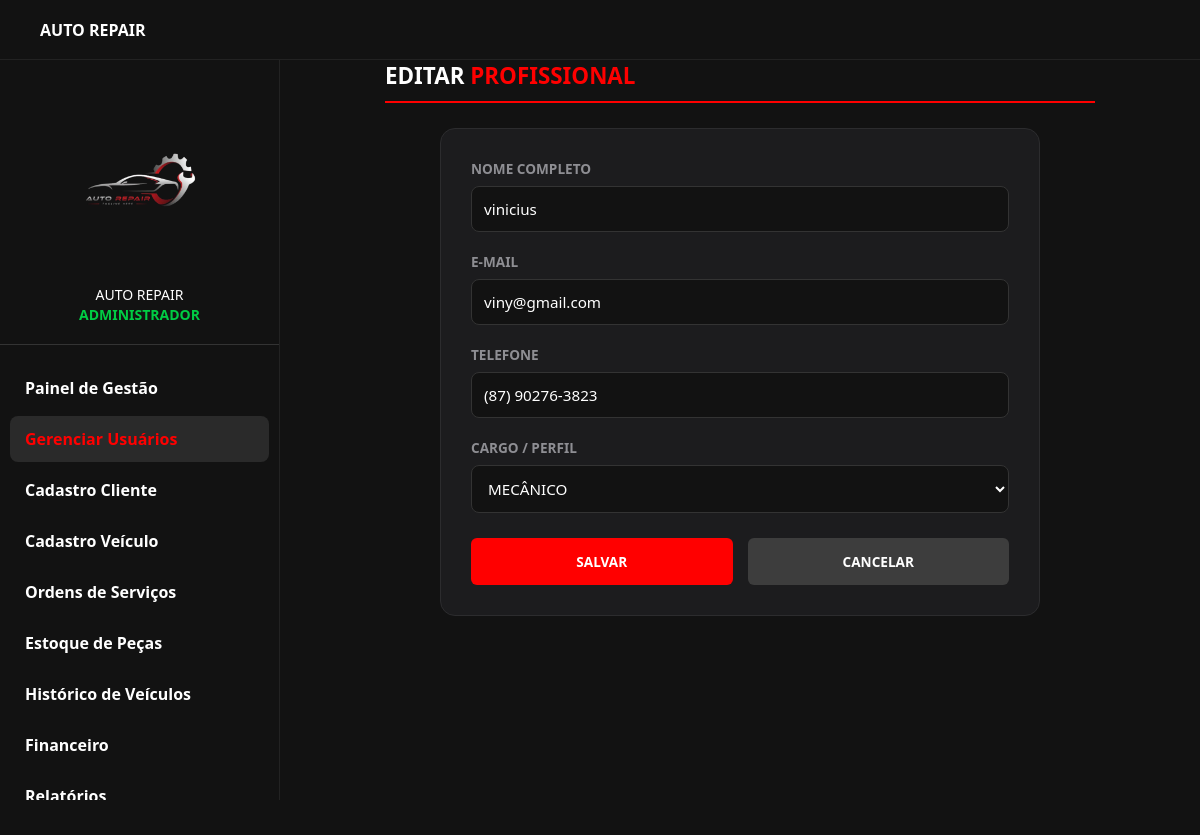
Screenshot of /bd/editar.php?id=4 (signed in) with the database file from the repository.
### tables this page shows
CREATE TABLE `usuarios` (
  `id` int(11) NOT NULL,
  `nome_completo` varchar(100) NOT NULL,
  `email` varchar(100) NOT NULL,
  `cpf` varchar(11) NOT NULL,
  `perfil` enum('Admin','Mecanico','Recepcionista') NOT NULL,
  `nivel_acesso` int(11) DEFAULT 1,
  `telefone` varchar(20) DEFAULT NULL,
  `senha` varchar(255) NOT NULL,
  `foto_perfil` varchar(255) DEFAULT NULL,
  `salario_base` decimal(10,2) DEFAULT NULL,
  `decimal_comissao` decimal(5,2) DEFAULT 0.00,
  `data_cadastro` timestamp NULL DEFAULT current_timestamp()
);

### bd/editar.php (the view, shortened to what this page needs)
<?php
require_once __DIR__ . '/../conexao/conexao.php';
$id = filter_var($_GET['id'], FILTER_VALIDATE_INT);
$stmt = $pdo->prepare("SELECT * FROM usuarios WHERE id = ?");
$stmt->execute([$id]);
$dados = $stmt->fetch();
?>
<!DOCTYPE html>
<html lang="pt-BR">
<head>
    <link rel="stylesheet" href="../css/admin.css">
    <link rel="stylesheet" href="../css/ordens.css">
    <link rel="stylesheet" href="../css/nova-ordem.css">
</head>
<body>
    <header class="top-header">
        <div class="header-logo-text">AUTO REPAIR</div>
    </header>
    <aside class="sidebar" id="sidebar">
        <div class="profile-area">
            <img src="../img/download.png" alt="Avatar" class="avatar">
            <div class="mobile-profile-text">
                AUTO REPAIR<br>
                <span class="role-text">ADMINISTRADOR</span>
            </div>
        </div>
        <ul class="nav-links">
            <li><a href="../admin.php">Painel de Gestão</a></li>
            <li><a href="lista.php" class="active">Gerenciar Usuários</a></li>
            <li><a href="../cadastrocliente.php">Cadastro Cliente</a></li>
            <li><a href="../cadastroveiculo.php">Cadastro Veículo</a></li>
            <li><a href="../ordens.php">Ordens de Serviços</a></li>
            <li><a href="../estoque-critico.php">Estoque de Peças</a></li>
            <li><a href="../historico-veiculos.php">Histórico de Veículos</a></li>
            <li><a href="../financeiro.php">Financeiro</a></li>
            <li><a href="../relatorios.php">Relatórios</a></li>
        </ul>
    </aside>
    <main class="main-content" id="main-content">
        <div class="orders-container">
            <div class="os-header-detalhe">
                <h2>EDITAR <span class="text-red">PROFISSIONAL</span></h2>
            </div>
            <div class="form-edit-container">
                <form method="POST">
                    <div class="form-group-custom">
                        <label for="nome_completo">Nome Completo</label>
                        <input type="text" id="nome_completo" name="nome_completo" value="<?= htmlspecialchars($dados['nome_completo']) ?>" required>
                    </div>
                    <div class="form-group-custom">
                        <label for="email">E-mail</label>
                        <input type="email" id="email" name="email" value="<?= htmlspecialchars($dados['email']) ?>" required>
                    </div>
                    <div class="form-group-custom">
                        <label for="telefone">Telefone</label>
                        <input type="text" id="telefone" name="telefone" value="<?= htmlspecialchars($dados['telefone'] ?: '') ?>">
                    </div>
                    <div class="form-group-custom">
                        <label for="perfil">Cargo / Perfil</label>
                        <select id="perfil" name="perfil">
                            <option value="mecan" <?= $dados['perfil'] == 'Mecanico' ? 'selected' : '' ?>>MECÂNICO</option>
                        </select>
                    </div>
                    <div class="botoes-acao" style="margin-top: 25px;">
                        <button type="submit" class="btn-os btn-salvar-red" style="width: 48%;">SALVAR</button>
                        <a href="lista.php" class="btn-os btn-voltar-dark" style="width: 48%; display: inline-flex; align-items: center; justify-content: center; text-decoration: none;">CANCELAR</a>
                    </div>
                </form>
            </div>
        </div>
    </main>
</body>
</html>

### css/admin.css (style rules this page uses)
:root { --bg-dark: #080808; --sidebar-bg: #121212; --card-bg: #1e1e1e; --text-color: #ffffff; --text-muted: #aaaaaa; --accent-red: #ff0000; --sidebar-width: 280px; }
* { margin: 0; padding: 0; box-sizing: border-box; font-family: 'Segoe UI', Tahoma, Geneva, Verdana, sans-serif; }
body { background-color: var(--bg-dark); color: var(--text-color); min-height: 100vh; }
.top-header { background-color: var(--sidebar-bg); height: 60px; width: 100%; position: fixed; top: 0; left: 0; display: flex; align-items: center; padding: 0 20px; z-index: 2500; border-bottom: 1px solid #222; }
.header-logo-text { margin-left: 20px; font-weight: bold; font-size: 16px; color: white; }
.sidebar { position: fixed; top: 60px; left: 0; height: calc(100vh - 60px); width: var(--sidebar-width); background-color: var(--sidebar-bg); z-index: 2000; padding-top: 30px; border-right: 1px solid #222; overflow-y: auto; transition: transform 0.3s ease-in-out; }
.profile-area { display: flex; flex-direction: column; align-items: center; text-align: center; padding: 0 20px 20px; border-bottom: 1px solid #333; margin-bottom: 20px; }
.avatar { width: 180px; height: 180px; border-radius: 50%; margin-bottom: 15px; object-fit: cover; }
.mobile-profile-text { font-size: 14px; line-height: 1.4; }
.role-text { color: #00cc44; font-weight: bold; }
.nav-links { list-style: none; padding: 0 10px; }
.nav-links li a { display: block; padding: 12px 15px; color: var(--text-color); text-decoration: none; border-radius: 8px; font-weight: bold; margin-bottom: 5px; transition: background-color 0.2s; cursor: pointer; }
.nav-links li a:hover, .nav-links li a.active { background-color: #2a2a2a; color: var(--accent-red); }
.main-content { margin-top: 60px; margin-left: var(--sidebar-width); padding-bottom: 40px; width: auto; }

### css/ordens.css (style rules this page uses)
.orders-container { max-width: 1000px; margin: 20px auto; padding: 0 20px; }

### css/nova-ordem.css (style rules this page uses)
:root { --bg-dark: #121212; --card-bg: #1a1a1a; --input-bg: #222222; --input-border: #333333; --primary-red: #ff0000; --btn-gray: #3d3d3d; --text-white: #ffffff; --text-label: #cccccc; }
.orders-container { max-width: 750px; margin: 40px auto; padding: 0 20px; }
.os-header-detalhe h2 { font-size: 1.4rem; text-transform: uppercase; font-weight: 800; margin-bottom: 25px; padding-bottom: 10px; border-bottom: 2px solid var(--primary-red); color: var(--text-white); }
.text-red { color: var(--primary-red); }
.botoes-acao { display: flex; gap: 15px; margin-top: 25px; }
.btn-os { flex: 1; padding: 14px; border: none; border-radius: 6px; font-weight: 700; font-size: 0.85rem; cursor: pointer; text-transform: uppercase; text-align: center; text-decoration: none; transition: transform 0.1s, background 0.3s; }
.btn-salvar-red { background-color: var(--primary-red); color: white; }
.btn-voltar-dark { background-color: var(--btn-gray); color: white; }

### bd/editar.php (style rules this page uses)
.form-edit-container { max-width: 600px; margin: 0 auto; background: #1c1c1e; padding: 30px; border-radius: 15px; border: 1px solid #2c2c2e; }
.form-group-custom { margin-bottom: 20px; display: flex; flex-direction: column; gap: 8px; }
.form-group-custom label { color: #8e8e93; font-size: 0.85rem; font-weight: bold; text-transform: uppercase; }
.form-group-custom input, .form-group-custom select { background-color: #121212; border: 1px solid #333; border-radius: 8px; padding: 12px; color: #fff; font-size: 0.95rem; outline: none; transition: border-color 0.3s; }

### rows the page displays
usuarios: nome_completo "vinicius", email "viny@gmail.com", telefone "(87) 90276-3823", perfil "MECÂNICO"
